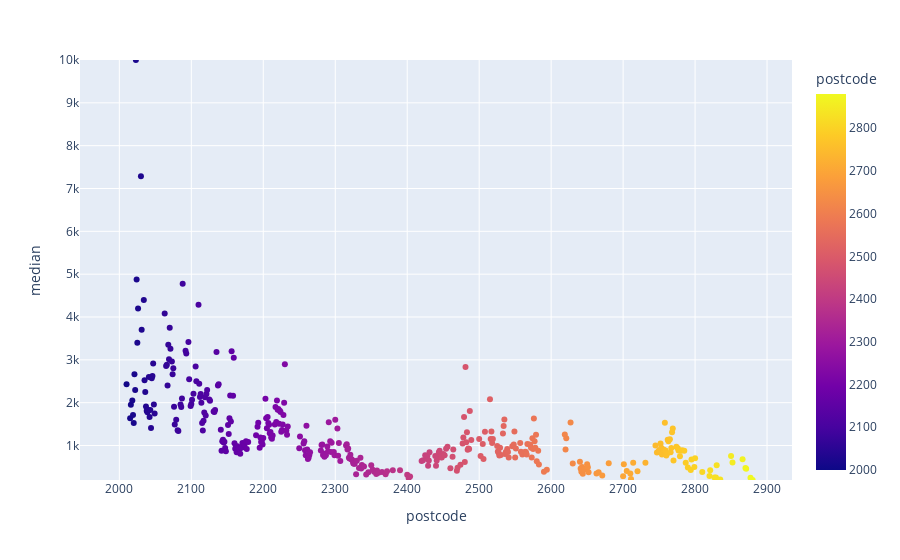

Here is the notebook cell this chart was saved with:
### Code cell
fig = px.scatter(df1, x='postcode', y='median', color = 'postcode', range_y=[df1['median'].min(), df1['median'].max()])
fig.show()

### Figure 1 — Plotly figure (JSON) as saved in the notebook; plotly's stock layout.template omitted (floating-point values rounded to 4 significant figures; data arrays with more than 128 entries replaced by an {"elided": "..."} marker saying what was removed)
{"data": [{"hovertemplate": "postcode=%{marker.color}<br>median=%{y}<extra></extra>", "legendgroup": "", "marker": {"color": {"elided": "536 int values"}, "coloraxis": "coloraxis", "symbol": "circle"}, "mode": "markers", "name": "", "orientation": "v", "showlegend": false, "type": "scatter", "x": {"elided": "536 int values"}, "xaxis": "x", "y": {"elided": "536 int values"}, "yaxis": "y"}], "layout": {"coloraxis": {"colorbar": {"title": {"text": "postcode"}}, "colorscale": [[0, "#0d0887"], [0.1111, "#46039f"], [0.2222, "#7201a8"], [0.3333, "#9c179e"], [0.4444, "#bd3786"], [0.5556, "#d8576b"], [0.6667, "#ed7953"], [0.7778, "#fb9f3a"], [0.8889, "#fdca26"], [1, "#f0f921"]]}, "legend": {"tracegroupgap": 0}, "margin": {"t": 60}, "xaxis": {"anchor": "y", "domain": [0, 1], "title": {"text": "postcode"}}, "yaxis": {"anchor": "x", "domain": [0, 1], "range": [195, 10000], "title": {"text": "median"}}}}
